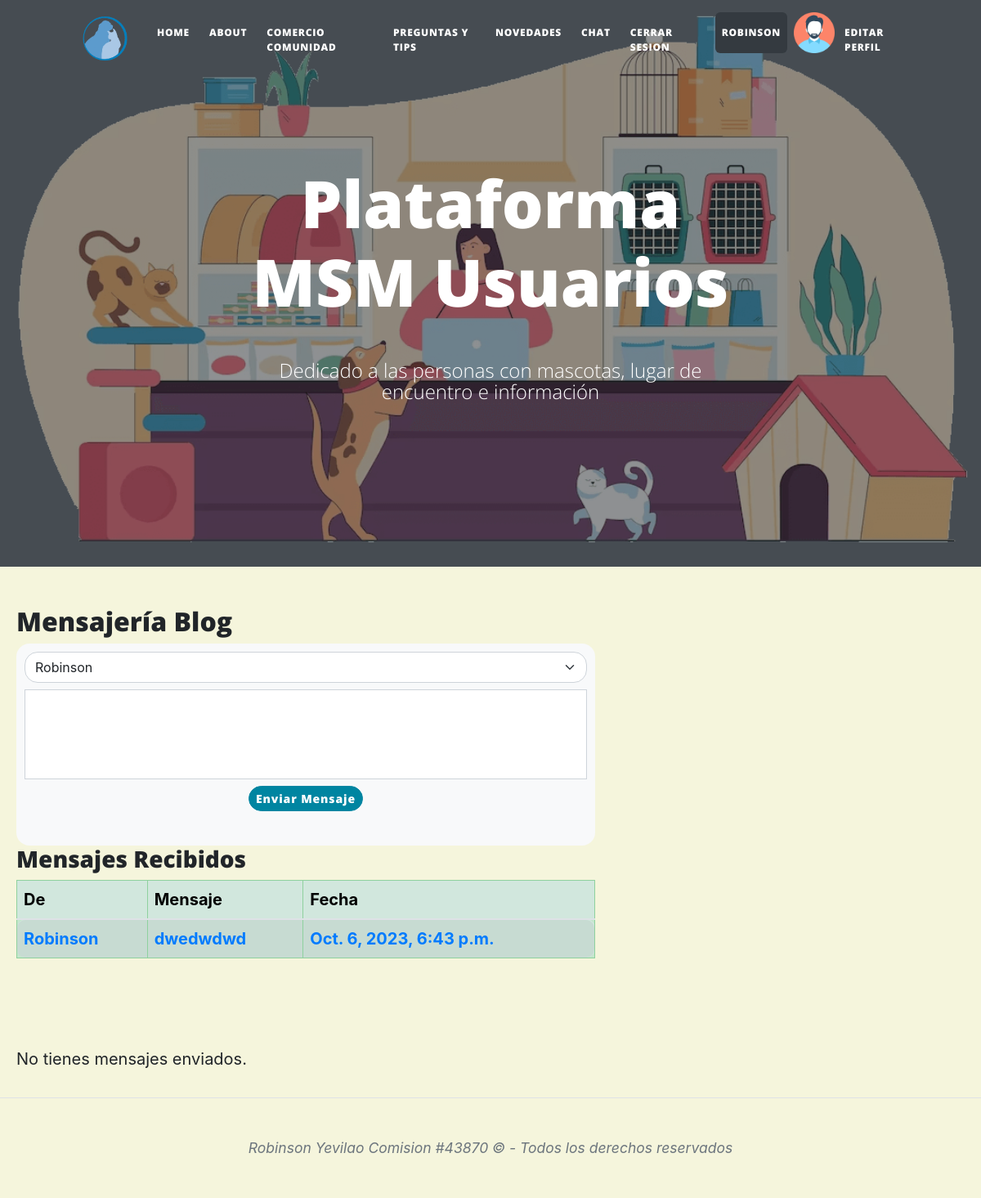
/AppMensajes/chat/ (signed in), run on the app's committed database.
### AppMensajes/models.py (models this page shows, shortened)
class Mensaje(models.Model):
    enviado = models.ForeignKey(User, on_delete=models.CASCADE, related_name="mensajes_enviados")
    recibido = models.ForeignKey(User, on_delete=models.CASCADE, related_name="mensajes_recibidos")
    contenido = models.CharField(max_length=200)
    fechaenvio = models.DateTimeField(auto_now_add=True)

### AppMensajes/views.py (the view, shortened to what this page needs)
# urls.py: path('chat/', vista_chat, name="chat"),
@login_required
def vista_chat(request):
    avatar = obtenerAvatar(request)
    form = formularioMensaje()
    usuarios = User.objects.all()
    mensajes_recibidos = Mensaje.objects.filter(recibido=request.user)
    mensajes_enviados = Mensaje.objects.filter(enviado=request.user)
    return render(request, 'AppMensajes/chat.html', {'form': form, 'mensajes_recibidos': mensajes_recibidos, 'usuarios': usuarios, 'avatar': obtenerAvatar(request)})

### AppMensajes/forms.py
class formularioMensaje(forms.Form):
    envio = forms.CharField(widget=forms.Textarea(attrs={'rows': 10, 'cols': 40}))
    recibido = forms.ModelChoiceField(label="Para", queryset=User.objects.all())

### AppLogin/views.py (called while the page is built)
def obtenerAvatar(request):
    avatares = Avatar.objects.filter(user=request.user.id)
    if len(avatares) != 0:
        return avatares[0].imagen.url
    else:
        return f"{settings.MEDIA_URL}avatars/avatarpordefecto.png"

### AppMensajes/Templates/AppMensajes/chat.html (shortened to what this page needs)
{% extends "AppComunidad/padrecomunidad.html" %} {% load static %} {% block titulo %} Plataforma MSM Usuarios {% endblock titulo %} {% block contenido_comunidad %}
<main style="margin-left: 20px">
    <section>
        <h2>Mensajería Blog</h2>
        <div id="new-vm-container" style="background-color: #f8f9fa; border-radius: 1rem; padding: 10px; width: 60%">
            <form id="vm-form" action="{% url 'chat' %}" method="POST">
                <div style="display: flex; flex-direction: column; align-items: center">
                    <select class="form-select mb-2" name="recibido" style="border-radius: 1rem">
                        {% for usuario in usuarios %}
                        <option value="{{ usuario.id }}">{{ usuario.username }}</option>
                        {% endfor %}
                    </select>
                    <textarea class="form-control mb-2" id="textAreaExample2" rows="4" name="envio" style="resize: none"></textarea>
                    <button type="submit" class="btn btn-primary btn-sm" style="border-radius: 1rem">Enviar Mensaje</button>
                </div>
            </form>
        </div>
        <div id="all-mv-container" style="width: 60%">
            {% if mensajes_recibidos %}
            <table class="table table-success table-striped">
                <thead>
                    <h3>Mensajes Recibidos</h3>
                    <tr>
                        <th scope="col">De</th>
                        <th scope="col">Mensaje</th>
                        <th scope="col">Fecha</th>
                    </tr>
                </thead>
                <tbody style="border-radius: 1rem">
                    {% for vm in mensajes_recibidos %}
                    <tr style="border-radius: 1rem">
                        <td><a href="{% url 'vmensaje' vm.id %}" width="60px" style="color: #007bff; font-weight: bold; text-decoration: none">{{ vm.enviado }}</a></td>
                        <td><a href="{% url 'vmensaje' vm.id %}" width="200px" style="color: #007bff; font-weight: bold; text-decoration: none" class="mensaje-limitado">{{ vm.contenido }}</a></td>
                        <td><a href="{% url 'vmensaje' vm.id %}" style="color: #007bff; font-weight: bold; text-decoration: none">{{ vm.fechaenvio }}</a></td>
                    </tr>
                    {% endfor %}
                </tbody>
            </table>
            {% else %}
            <p>No tienes mensajes.</p>
            {% endif %}
        </div>
    </section>
    <br />
    <br />
    <section>
        <div id="all-mv-container" style="width: 60%; border-radius: 4rem">
            {% if mensajes_enviados %}
            <table class="table table-success table-striped">
                <thead>
                    <h3>Mensajes Enviados</h3>
                    <tr>
                        <th scope="col">Para</th>
                        <th scope="col">Mensaje</th>
                        <th scope="col">Fecha</th>
                    </tr>
                </thead>
                <tbody style="width: 70%; border-radius: 4rem">
                    {% for vm in mensajes_enviados %}
                    <tr>
                        <td><a href="{% url 'vmensaje' vm.id %}" style="color: #007bff; font-weight: bold; text-decoration: none">{{ vm.recibido }}</a></td>
                        <td><a href="{% url 'vmensaje' vm.id %}" style="color: #007bff; font-weight: bold; text-decoration: none" class="mensaje-limitado">{{ vm.contenido }}</a></td>
                        <td><a href="{% url 'vmensaje' vm.id %}" style="color: #007bff; font-weight: bold; text-decoration: none">{{ vm.fechaenvio }}</a></td>
                    </tr>
                    <style>
                        /* Estilo para la tabla */
                        table {
                            width: 100%;
                            border-collapse: collapse;
                        }
                        .mensaje-limitado {
                            width: 300px;
                            word-wrap: break-word;
                        }
                        /* Estilo para las celdas de la tabla */
                        table,
                        th,
                        td {
                            border: 1px solid #ddd;
                        }
                        th,
                        td {
                            padding: 8px;
                            text-align: left;
                        }
                        /* Estilo para las esquinas redondeadas */
                        td:first-child {
                            border-top-left-radius: 10px;
                            border-bottom-left-radius: 10px;
                        }
                        td:last-child {
                            border-top-right-radius: 10px;
                            border-bottom-right-radius: 10px;
                        }
                    </style>
                    {% endfor %}
                </tbody>
            </table>
            {% else %}
            <p>No tienes mensajes enviados.</p>
            {% endif %}
        </div>
    </section>
</main>
{% endblock contenido_comunidad %}

### AppComunidad/Templates/AppComunidad/padrecomunidad.html (shortened to what this page needs)
<!DOCTYPE html>
<html lang="en">
    <head>
        {% load static %}
        <link rel="stylesheet" href="https://maxcdn.bootstrapcdn.com/bootstrap/4.5.2/css/bootstrap.min.css">
        <link rel="stylesheet" href="https://cdnjs.cloudflare.com/ajax/libs/twitter-bootstrap/4.1.3/css/bootstrap.min.css">
        <link rel="stylesheet" href="https://cdnjs.cloudflare.com/ajax/libs/ionicons/2.0.1/css/ionicons.min.css">
        <link href="{% static 'AppComunidad/css/styles.css' %}" rel="stylesheet" />
    </head>
    <body style="display: flex; flex-direction: column; min-height: 100vh;">
        <nav class="navbar navbar-expand-lg navbar-light" id="mainNav">
            <div class="container px-4 px-lg-5">
                <a class="navbar-brand" href="http://127.0.0.1:8000/admin">
                    {% if user.is_authenticated %}
                    <a class="navbar-brand" href="http://127.0.0.1:8000/admin">
                        <img src="{% static 'AppComunidad/assets/img/logohome.png' %}" alt="Ir al Panel de Administración" width="70rem" height="auto">
                    </a>
                    {% endif %}
                <div class="collapse navbar-collapse" id="navbarResponsive">
                    <ul class="navbar-nav ms-auto py-4 py-lg-0">
                        {% if user.is_authenticated %}
                        <li class="nav-item"><a class="nav-link px-lg-2 py-2 py-lg-3 mx-1 btn-outline-info rounded" href="{% url 'inicioComunidad' %}"> Home </a></li>
                        <li class="nav-item"><a class="nav-link px-lg-2 py-2 py-lg-3 mx-1 btn-outline-info rounded" href="{% url 'aboutme' %}"> About </a></li>
                        <li class="nav-item"><a class="nav-link px-lg-2 py-2 py-lg-3 mx-1 btn-outline-info rounded" href="{% url 'contenidohome' %}"> Comercio Comunidad </a></li>
                        <li class="nav-item"><a class="nav-link px-lg-2 py-2 py-lg-3 mx-1 btn-outline-info rounded" href="{% url 'forohome' %}"> Preguntas y Tips </a></li>
                        <li class="nav-item"><a class="nav-link px-lg-2 py-2 py-lg-3 mx-1 btn-outline-info rounded" href="{% url 'novedades' %}"> Novedades </a></li>
                        <li class="nav-item"><a class="nav-link px-lg-2 py-2 py-lg-3 mx-1 btn-outline-info rounded" href="{% url 'chat' %}"> chat </a></li>
                        <li class="nav-item"><a class="nav-link px-lg-2 py-2 py-lg-3 mx-1 btn-outline-danger rounded" href="{% url 'logout' %}"> Cerrar Sesion </a></li>
                        <li class="nav-item"><a class="nav-link px-lg-2 py-2 py-lg-3 mx-2 btn-dark rounded" > {{ user.username }} </a></li>
                        <img src="{{ avatar }}" alt="Avatar" style="width:50px;height:50px;">
                        <li class="nav-item"><a class="nav-link px-lg-2 py-2 py-lg-3 mx-1 btn-outline-warning rounded" href="{% url 'editarusuario' %}"> Editar Perfil </a></li>
                        {% else %}
                        <li class="nav-item"><a class="nav-link px-lg-2 py-2 py-lg-3 mx-1 btn-outline-dark rounded" href="{% url 'loginusuario' %}"> Login </a></li>
                        {% endif %}
                    </ul>
                </div>
            </div>
        </nav>
        {% if en_novedades %}
        <header class="masthead" style="background-image: url( '{% static 'AppComunidad/assets/img/notfound.jpg' %}' ) ">
        {% else %}
        <header class="masthead" style="background-image: url( '{% static 'AppComunidad/assets/img/bannerprincipal.png' %}' ) ">
        {% endif %}
            <div class="container position-relative px-4 px-lg-5">
                <div class="row gx-4 gx-lg-5 justify-content-center">
                    <div class="col-md-10 col-lg-8 col-xl-7">
                        <div class="site-heading">
                            <h1 class="mb-5"> {% block titulo %}   {% endblock %} </h1>
                            {% if user.is_authenticated %}
                            <span class="subheading">Dedicado a las personas con mascotas, lugar de encuentro e información</span>
                            {% else %}
                            <span class="subheading"> <h3> Uso y Acceso al Blog solo para usuarios registrados</h3> </span>
                            {% endif %}
                        </div>
                    </div>
                </div>
            </div>
        </header>
            {% block contenido_comunidad %}{% endblock %}
        <footer class="border-top">
            <div class="container">
                <div class="row gx-4 gx-lg-5 justify-content-center">
                    <div class="col-md-10 col-lg-8 col-xl-7">
                        <div class="small text-center text-muted fst-italic">Robinson Yevilao Comision #43870 &copy; -  Todos los derechos reservados</div>
                    </div>
                </div>
            </div>
        </footer>
    </body>
</html>

### AppComunidad/Templates/AppComunidad/padrecomunidad.html (style rules this page uses)
body { background-color: #F5F5DC; }
.rounded { border-radius: 2rem; }

### AppMensajes/Templates/AppMensajes/chat.html (style rules this page uses)
table { width: 100%; border-collapse: collapse; }
table, th, td { border: 1px solid #ddd; }
th, td { padding: 8px; text-align: left; }
td:first-child { border-top-left-radius: 10px; border-bottom-left-radius: 10px; }
td:last-child { border-top-right-radius: 10px; border-bottom-right-radius: 10px; }

### data on the page
Mensaje: enviado "Robinson", contenido "dwedwdwd", fechaenvio "Oct. 6, 2023, 6:43 p.m."

### other printed values
{{ user.username }} "ROBINSON"
form field recibido "Robinson"
